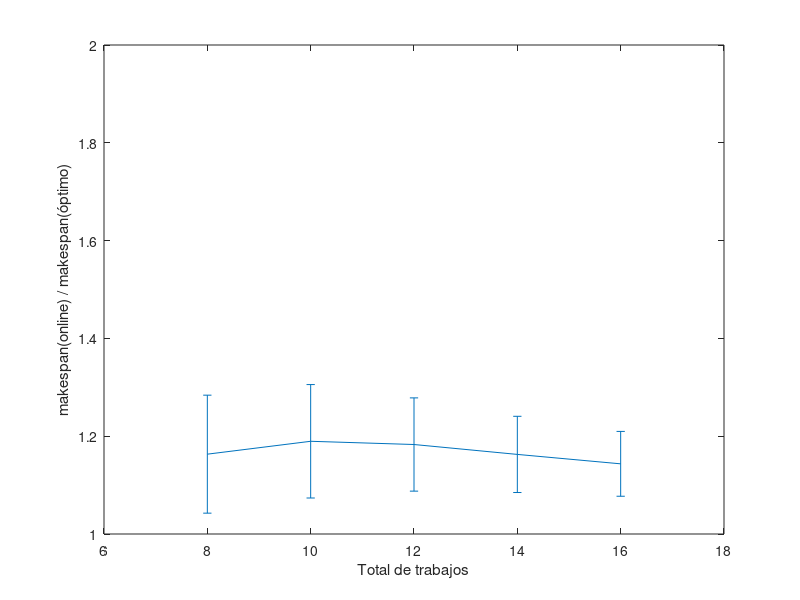

Here is the MATLAB script that generated this plot:
load E4M8J;
load E4M10J;
load E4M12J;
load E4M14J;
load E4M16J;

r(1,:) = E4M8J(:,2)./E4M8J(:,1);
r(2,:) = E4M10J(:,2)./E4M10J(:,1);
r(3,:) = E4M12J(:,2)./E4M12J(:,1);
r(4,:) = E4M14J(:,2)./E4M14J(:,1);
r(5,:) = E4M16J(:,2)./E4M16J(:,1);

for i = 1:5
    m(i) = mean(r(i,:));
    s(i) = std(r(i,:));
endfor

x = 8:2:16;

# plot(x, m, '-o')
errorbar(x, m, s)
axis([6 18 1 2])
xlabel ("Total de trabajos");
ylabel ("makespan(online) / makespan(óptimo)");
print -dsvg fig1.svg
